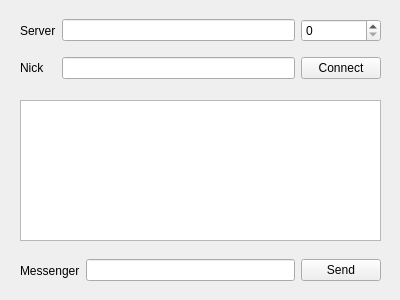
<?xml version="1.0" encoding="UTF-8"?>
<ui version="4.0">
 <class>ChatClient</class>
 <widget class="QWidget" name="ChatClient">
  <property name="geometry">
   <rect>
    <x>0</x>
    <y>0</y>
    <width>400</width>
    <height>300</height>
   </rect>
  </property>
  <property name="windowTitle">
   <string>Room Chat</string>
  </property>
  <widget class="QWidget" name="gridLayoutWidget">
   <property name="geometry">
    <rect>
     <x>20</x>
     <y>10</y>
     <width>361</width>
     <height>80</height>
    </rect>
   </property>
   <layout class="QGridLayout" name="gridLayout">
    <item row="1" column="1">
     <widget class="QLineEdit" name="lineEditNick"/>
    </item>
    <item row="1" column="0">
     <widget class="QLabel" name="labelNick">
      <property name="text">
       <string>Nick</string>
      </property>
     </widget>
    </item>
    <item row="0" column="1">
     <widget class="QLineEdit" name="lineEditServer"/>
    </item>
    <item row="0" column="0">
     <widget class="QLabel" name="labelServer">
      <property name="text">
       <string>Server</string>
      </property>
     </widget>
    </item>
    <item row="0" column="2">
     <widget class="QSpinBox" name="spinBoxPort"/>
    </item>
    <item row="1" column="2">
     <widget class="QPushButton" name="btnConnect">
      <property name="text">
       <string>Connect</string>
      </property>
     </widget>
    </item>
   </layout>
  </widget>
  <widget class="QTextEdit" name="textEditChat">
   <property name="geometry">
    <rect>
     <x>20</x>
     <y>100</y>
     <width>361</width>
     <height>141</height>
    </rect>
   </property>
  </widget>
  <widget class="QWidget" name="horizontalLayoutWidget">
   <property name="geometry">
    <rect>
     <x>20</x>
     <y>250</y>
     <width>361</width>
     <height>41</height>
    </rect>
   </property>
   <layout class="QHBoxLayout" name="horizontalLayout">
    <item>
     <widget class="QLabel" name="labelMsg">
      <property name="text">
       <string>Messenger</string>
      </property>
     </widget>
    </item>
    <item>
     <widget class="QLineEdit" name="lineEditMsg"/>
    </item>
    <item>
     <widget class="QPushButton" name="btnSend">
      <property name="text">
       <string>Send</string>
      </property>
     </widget>
    </item>
   </layout>
  </widget>
 </widget>
 <resources/>
 <connections/>
</ui>
